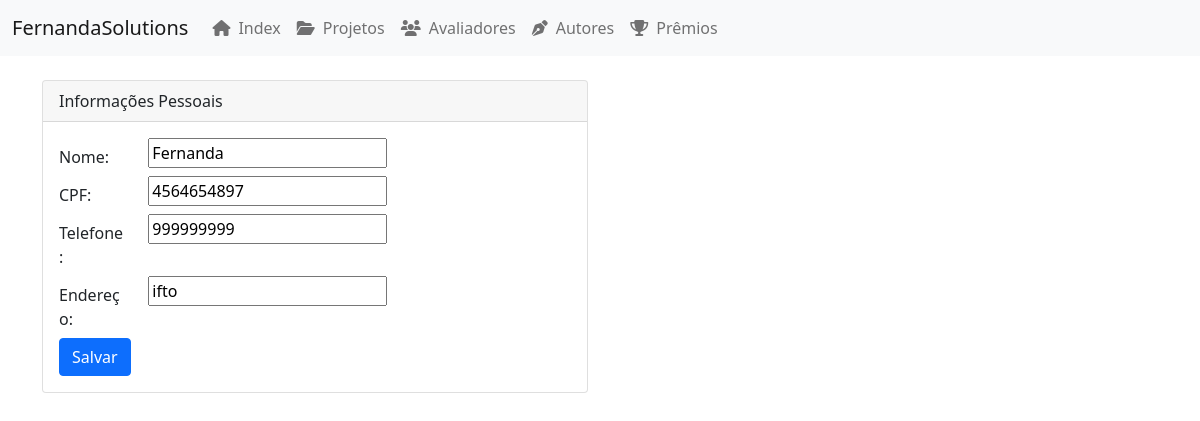
The page /catalog/avaliador/edit/3 on the database its author committed.
### catalog/models.py (models this page shows, shortened)
class Avaliador(models.Model):
    nome = models.CharField(max_length=50)
    cpf = models.IntegerField()
    telefone = models.IntegerField()
    endereco = models.CharField(max_length=50)

### catalog/views.py (the view)
# urls.py: path("avaliador/edit/<int:id>", editar_avaliador_view, name='editar_avaliador'),
def editar_avaliador_view(request, id):
    context = {}
    obj = get_object_or_404(Avaliador, id=id)
    form = AvaliadorForm(request.POST or None, instance=obj)
    if form.is_valid():
        form.save()
        return HttpResponseRedirect("/")
    context["form"] = form
    return render(request, "avaliadores/editar_avaliadores.html", context)

### catalog/forms.py
class AvaliadorForm(forms.ModelForm):
    class Meta:
        model = Avaliador
        fields = "__all__"

### catalog/templates/avaliadores/editar_avaliadores.html (shortened to what this page needs)
{% extends 'layouts/base.html' %}
{% block content %}
  <div class="container">
    <div class="row">
      <div class="col-md-6">
        <div class="card mb-4">
          <div class="card-header">
            Informações Pessoais
          </div>
          <div class="card-body">
            <form class="form" method="POST">
              <div class="form-group row">
                <label class="col-sm-2 col-form-label">Nome:</label>
                <div class="col-sm-10">
                  {{ form.nome }}
                </div>
              </div>
              <div class="form-group row">
                <label class="col-sm-2 col-form-label">CPF:</label>
                <div class="col-sm-10">
                  {{ form.cpf }}
                </div>
              </div>
              <div class="form-group row">
                <label class="col-sm-2 col-form-label">Telefone:</label>
                <div class="col-sm-10">
                  {{ form.telefone }}
                </div>
              </div>
              <div class="form-group row">
                <label class="col-sm-2 col-form-label">Endereço:</label>
                <div class="col-sm-10">
                  {{ form.endereco }}
                </div>
              </div>
              <button type="submit" class="btn btn-primary">Salvar</button>
            </form>
          </div>
        </div>
      </div>
    </div>
  </div>
{% endblock %}

### rows shown on the page
Avaliador: nome "Fernanda", cpf "4564654897", telefone "999999999", endereco "ifto"
